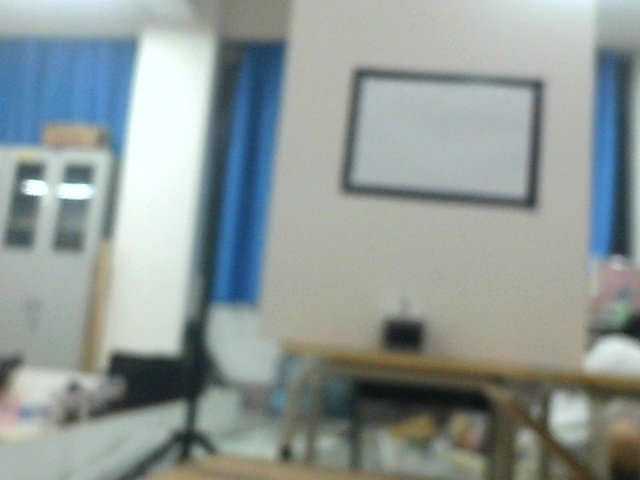
#> input picture cv2.study/photo.jpg, 640 x 480 px, given in place of the camera
$ python 'cv2.调节roi区域内hsv.py'
#> lines starting #> are read from the running program, lines starting #| are printed output that depends on the picture; after the words box and inside, x2 and y2 are one past the last pixel; in counts of white or black regions, pixels touching at a corner belong together
import cv2
import numpy as np

def empty(a):
    pass

def set_roi(event, x, y, flags, param):
    global roi_top_left, roi_bottom_right, roi_selected, roi_selection_started
    if event == cv2.EVENT_LBUTTONDOWN:
        roi_top_left = (x, y)
        roi_selection_started = True
        roi_selected = False
    elif event == cv2.EVENT_LBUTTONUP:
        roi_bottom_right = (x, y)
        roi_selected = True
        roi_selection_started = False

# 初始化全局变量
roi_top_left = (100, 100)
roi_bottom_right = (300, 300)
roi_selected = False
roi_selection_started = False

# 创建Trackbar窗口
cv2.namedWindow("ROI")
cv2.setMouseCallback("ROI", set_roi)
cv2.resizeWindow("ROI", 640, 480)

cap = cv2.VideoCapture(0)

while True:
    ret, img = cap.read()
#> img is the input picture: shape (480, 640, 3); mean B, G, R 151.2, 153.6, 143.7

    # 在图像上绘制ROI区域选择
    if roi_selection_started and not roi_selected:
        temp_img = img.copy()
        cv2.rectangle(temp_img, roi_top_left, (roi_top_left[0] + 1, roi_top_left[1] + 1), (0, 255, 0), 2)
        cv2.imshow("ROI", temp_img)

    # 获取ROI区域
    roi_x, roi_y = roi_top_left
    roi_width = roi_bottom_right[0] - roi_top_left[0]
    roi_height = roi_bottom_right[1] - roi_top_left[1]
    roi = img[roi_y:roi_y+roi_height, roi_x:roi_x+roi_width]
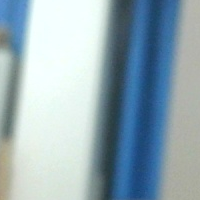
#> roi: shape (200, 200, 3); mean B, G, R 181.3, 171.2, 149.6

    # 转换为HSV颜色空间
    hsv_roi = cv2.cvtColor(roi, cv2.COLOR_BGR2HSV)
#> hsv_roi: shape (200, 200, 3); mean H, S, V 82.5, 62.1, 184.9

    # 创建颜色调节滑动条
    cv2.createTrackbar("Hue Min", "ROI", 0, 179, empty)
#> slider 'Hue Min' is set to 35
    cv2.createTrackbar("Hue Max", "ROI", 179, 179, empty)
    cv2.createTrackbar("Sat Min", "ROI", 0, 255, empty)
#> slider 'Sat Min' is set to 51
    cv2.createTrackbar("Sat Max", "ROI", 255, 255, empty)
    cv2.createTrackbar("Val Min", "ROI", 0, 255, empty)
#> slider 'Val Min' is set to 51
    cv2.createTrackbar("Val Max", "ROI", 255, 255, empty)

    # 读取HSV滑块值
    h_min = cv2.getTrackbarPos("Hue Min", "ROI")
    h_max = cv2.getTrackbarPos("Hue Max", "ROI")
    s_min = cv2.getTrackbarPos("Sat Min", "ROI")
    s_max = cv2.getTrackbarPos("Sat Max", "ROI")
    v_min = cv2.getTrackbarPos("Val Min", "ROI")
    v_max = cv2.getTrackbarPos("Val Max", "ROI")

    # 设定HSV阈值范围
    lower = np.array([h_min, s_min, v_min])
    upper = np.array([h_max, s_max, v_max])

    # 根据阈值进行图像分割，提取ROI区域内的特定颜色
    mask = cv2.inRange(hsv_roi, lower, upper)
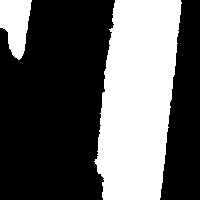
#> mask: shape (200, 200); 36.9% white; 2 white regions, box (x1, y1, x2, y2) and area: (94, 0, 182, 200) 13430, (0, 0, 32, 60) 1327
    imgResult = cv2.bitwise_and(roi, roi, mask=mask)
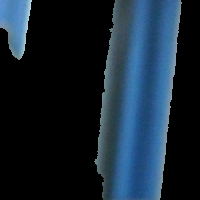
#> imgResult: shape (200, 200, 3); mean B, G, R 50.4, 37, 22.1

    # 在原始帧上绘制ROI区域
    cv2.rectangle(img, roi_top_left, roi_bottom_right, (0, 255, 0), 2)

    # 在原始帧上显示ROI区域内的颜色分割结果
    img[roi_y:roi_y+roi_height, roi_x:roi_x+roi_width] = imgResult
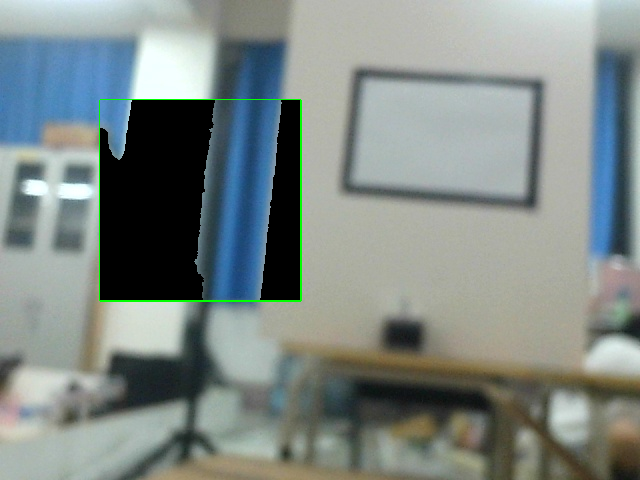
#> img: shape (480, 640, 3); mean B, G, R 133.5, 136.4, 126.4

    # 展示图像
    cv2.imshow("Image", img)

    # 按下任意键退出循环
    if cv2.waitKey(1) & 0xFF == ord('q'):
#> (key q is pressed here)
        break

cap.release()
cv2.destroyAllWindows()

$ run again, on cv2.study/Elvis1.jpg
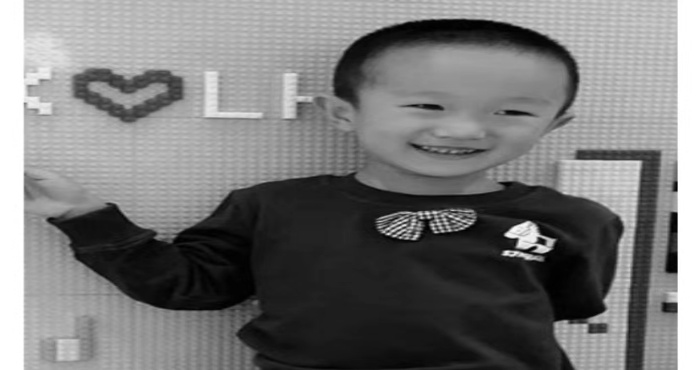
#> input picture cv2.study/Elvis1.jpg, 700 x 370 px, given in place of the camera
#> img is the input picture: shape (370, 700, 3); min 0, max 255, mean 119.9
#> `roi = img[roi_y:roi_y+roi_height, roi_x:roi_x+roi_width]`:
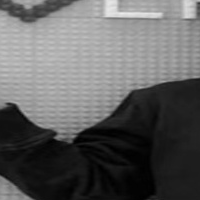
#> roi: shape (200, 200, 3); min 0, max 236, mean 96.5
#> hsv_roi: shape (200, 200, 3); mean H, S, V 0, 0, 96.5
#> mask: shape (200, 200); every value is 0
#> imgResult: shape (200, 200, 3); every value is 0
#> `img[roi_y:roi_y+roi_height, roi_x:roi_x+roi_width] = imgResult`:
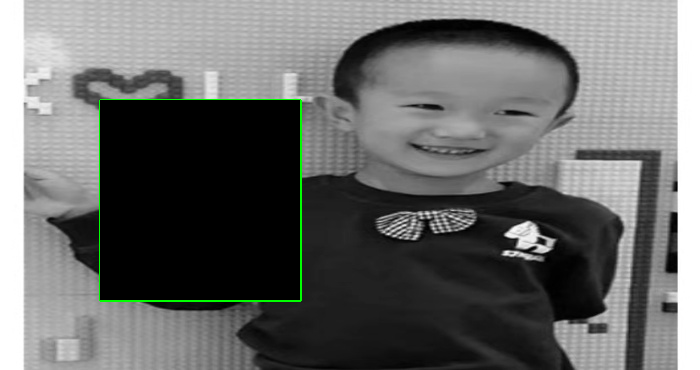
#> img: shape (370, 700, 3); mean B, G, R 104.7, 105.8, 104.7

$ run again, on cv2.study/Elvis2.jpg
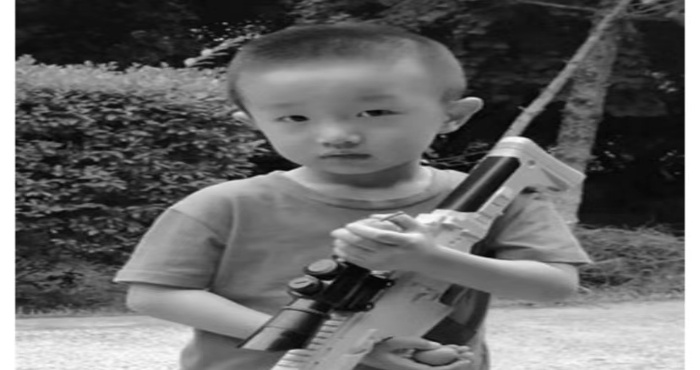
#> input picture cv2.study/Elvis2.jpg, 700 x 370 px, given in place of the camera
#> img is the input picture: shape (370, 700, 3); min 0, max 255, mean 103.3
#> `roi = img[roi_y:roi_y+roi_height, roi_x:roi_x+roi_width]`:
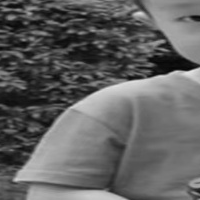
#> roi: shape (200, 200, 3); min 4, max 226, mean 97.2
#> hsv_roi: shape (200, 200, 3); mean H, S, V 0, 0, 97.2
#> mask: shape (200, 200); every value is 0
#> imgResult: shape (200, 200, 3); every value is 0
#> `img[roi_y:roi_y+roi_height, roi_x:roi_x+roi_width] = imgResult`:
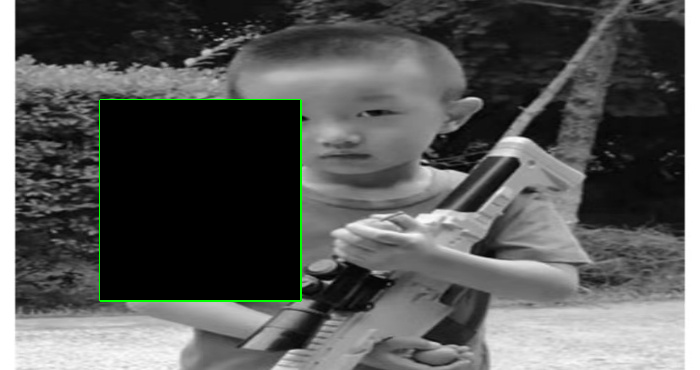
#> img: shape (370, 700, 3); mean B, G, R 87.8, 89, 87.8

$ run again, on cv2.study/Elvis3.jpg
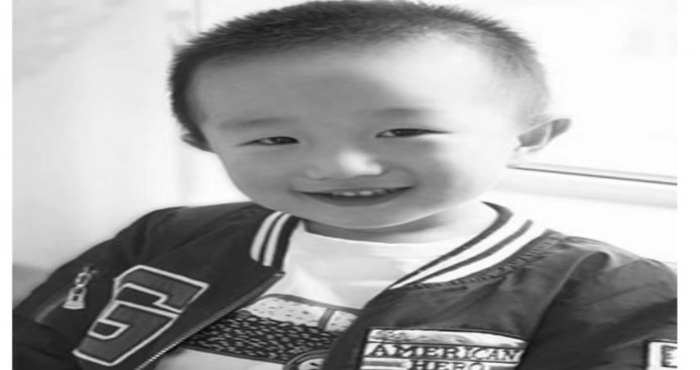
#> input picture cv2.study/Elvis3.jpg, 700 x 370 px, given in place of the camera
#> img is the input picture: shape (370, 700, 3); min 3, max 255, mean 166.9
#> `roi = img[roi_y:roi_y+roi_height, roi_x:roi_x+roi_width]`:
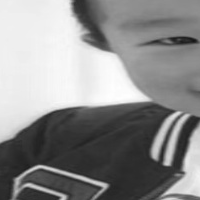
#> roi: shape (200, 200, 3); min 20, max 254, mean 140.2
#> hsv_roi: shape (200, 200, 3); mean H, S, V 0, 0, 140.2
#> mask: shape (200, 200); every value is 0
#> imgResult: shape (200, 200, 3); every value is 0
#> `img[roi_y:roi_y+roi_height, roi_x:roi_x+roi_width] = imgResult`:
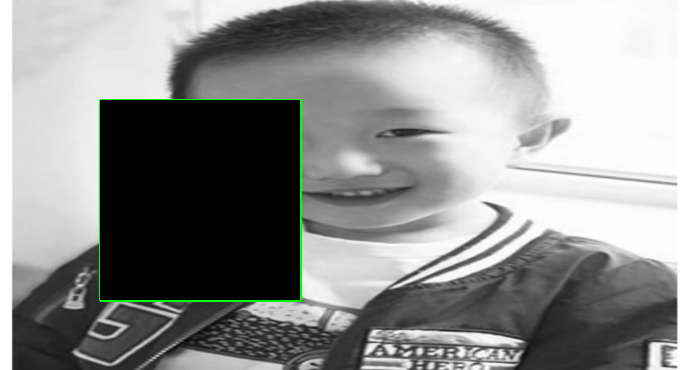
#> img: shape (370, 700, 3); mean B, G, R 144.6, 145.8, 144.6
